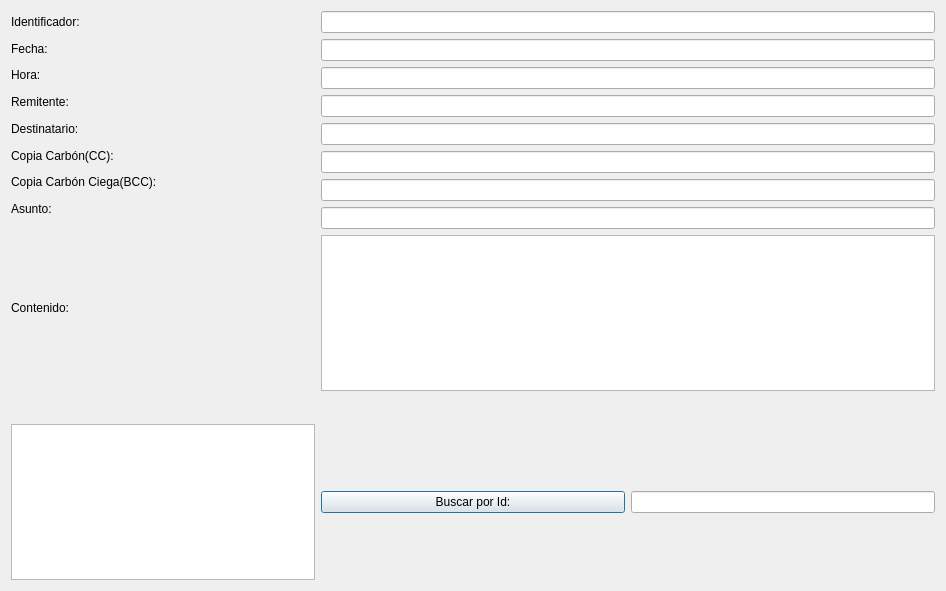
<?xml version="1.0" encoding="UTF-8"?>
<ui version="4.0">
 <class>Hashing_Window</class>
 <widget class="QDialog" name="Hashing_Window">
  <property name="geometry">
   <rect>
    <x>0</x>
    <y>0</y>
    <width>946</width>
    <height>591</height>
   </rect>
  </property>
  <property name="windowTitle">
   <string>Hashing Table</string>
  </property>
  <layout class="QGridLayout" name="gridLayout">
   <item row="0" column="0">
    <layout class="QVBoxLayout" name="verticalLayout_4" stretch="1,1,1,1,1,1,1,1,8">
     <item>
      <widget class="QLabel" name="label_8">
       <property name="text">
        <string>Identificador:</string>
       </property>
      </widget>
     </item>
     <item>
      <widget class="QLabel" name="label_15">
       <property name="text">
        <string>Fecha:</string>
       </property>
      </widget>
     </item>
     <item>
      <widget class="QLabel" name="label_16">
       <property name="text">
        <string>Hora:</string>
       </property>
      </widget>
     </item>
     <item>
      <widget class="QLabel" name="label_9">
       <property name="text">
        <string>Remitente:</string>
       </property>
      </widget>
     </item>
     <item>
      <widget class="QLabel" name="label_10">
       <property name="text">
        <string>Destinatario:</string>
       </property>
      </widget>
     </item>
     <item>
      <widget class="QLabel" name="label_11">
       <property name="text">
        <string>Copia Carbón(CC):</string>
       </property>
      </widget>
     </item>
     <item>
      <widget class="QLabel" name="label_12">
       <property name="text">
        <string>Copia Carbón Ciega(BCC):</string>
       </property>
      </widget>
     </item>
     <item>
      <widget class="QLabel" name="label_13">
       <property name="text">
        <string>Asunto:</string>
       </property>
      </widget>
     </item>
     <item>
      <widget class="QLabel" name="label_14">
       <property name="text">
        <string>Contenido:</string>
       </property>
      </widget>
     </item>
    </layout>
   </item>
   <item row="1" column="0">
    <spacer name="verticalSpacer">
     <property name="orientation">
      <enum>Qt::Vertical</enum>
     </property>
     <property name="sizeHint" stdset="0">
      <size>
       <width>20</width>
       <height>40</height>
      </size>
     </property>
    </spacer>
   </item>
   <item row="7" column="0">
    <widget class="QTextBrowser" name="textBrowser"/>
   </item>
   <item row="7" column="2">
    <widget class="QLineEdit" name="lineEdit_9">
     <property name="readOnly">
      <bool>false</bool>
     </property>
    </widget>
   </item>
   <item row="4" column="0">
    <spacer name="verticalSpacer_2">
     <property name="orientation">
      <enum>Qt::Vertical</enum>
     </property>
     <property name="sizeHint" stdset="0">
      <size>
       <width>20</width>
       <height>40</height>
      </size>
     </property>
    </spacer>
   </item>
   <item row="0" column="1" colspan="2">
    <layout class="QVBoxLayout" name="verticalLayout">
     <item>
      <widget class="QLineEdit" name="lineEdit">
       <property name="readOnly">
        <bool>true</bool>
       </property>
      </widget>
     </item>
     <item>
      <widget class="QLineEdit" name="lineEdit_2">
       <property name="readOnly">
        <bool>true</bool>
       </property>
      </widget>
     </item>
     <item>
      <widget class="QLineEdit" name="lineEdit_3">
       <property name="readOnly">
        <bool>true</bool>
       </property>
      </widget>
     </item>
     <item>
      <widget class="QLineEdit" name="lineEdit_4">
       <property name="readOnly">
        <bool>true</bool>
       </property>
      </widget>
     </item>
     <item>
      <widget class="QLineEdit" name="lineEdit_5">
       <property name="readOnly">
        <bool>true</bool>
       </property>
      </widget>
     </item>
     <item>
      <widget class="QLineEdit" name="lineEdit_6">
       <property name="readOnly">
        <bool>true</bool>
       </property>
      </widget>
     </item>
     <item>
      <widget class="QLineEdit" name="lineEdit_7">
       <property name="readOnly">
        <bool>true</bool>
       </property>
      </widget>
     </item>
     <item>
      <widget class="QLineEdit" name="lineEdit_8">
       <property name="readOnly">
        <bool>true</bool>
       </property>
      </widget>
     </item>
     <item>
      <widget class="QPlainTextEdit" name="plainTextEdit">
       <property name="readOnly">
        <bool>true</bool>
       </property>
      </widget>
     </item>
    </layout>
   </item>
   <item row="5" column="0">
    <spacer name="verticalSpacer_3">
     <property name="orientation">
      <enum>Qt::Vertical</enum>
     </property>
     <property name="sizeHint" stdset="0">
      <size>
       <width>20</width>
       <height>40</height>
      </size>
     </property>
    </spacer>
   </item>
   <item row="7" column="1">
    <widget class="QPushButton" name="pushButton">
     <property name="text">
      <string>Buscar por Id:</string>
     </property>
    </widget>
   </item>
   <item row="5" column="1">
    <spacer name="horizontalSpacer">
     <property name="orientation">
      <enum>Qt::Horizontal</enum>
     </property>
     <property name="sizeHint" stdset="0">
      <size>
       <width>40</width>
       <height>20</height>
      </size>
     </property>
    </spacer>
   </item>
  </layout>
 </widget>
 <resources/>
 <connections/>
</ui>
